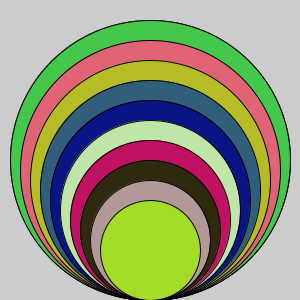
Frame 1 (no input)
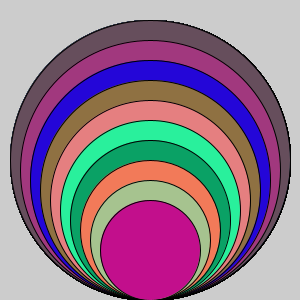
Frame 60 (the mouse pressed at the canvas centre just before this capture)
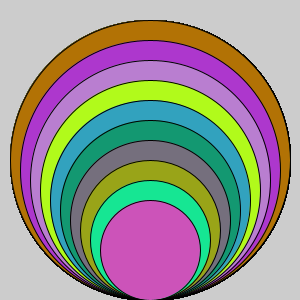
Frame 120 (the mouse held since frame 60 and released just before this capture)

The Processing sketch that drew these frames (run headless with seeded random() and noise(); from frame 60 on, the mouse is pressed at the canvas centre):

// Processing sketch: PawieOczko
// ── PawieOczko.pde
// W Processingu pętla główna działa automatycznie wewnątrz funkcji draw(), 
// co pozwala wyeliminować sztuczne opóźnienia typu Delay(50) i zapętlenia 
// while not IsEvent. 
// Funkcja ellipseMode(CORNERS) umożliwia rysowanie elips dokładnie według 
// współrzędnych przeciwległych rogów, tak jak robiono to w starych procedurach 
// graficznych Pascala.
// Tłumaczone przez Gemini.
/// @date 2026-10-09 (ostatnia modyfikacja)
/// @note Ze względu na wystepowanie polskich liter w identyfikatorach
///       nie działa w processingu 3.x
final int Skok = 10;

void setup() {
  size(300, 300);
  ellipseMode(CORNERS); // Dopasowanie trybu rysowania elipsy do Pascala (x1, y1, x2, y2)
  frameRate(20);        // Zastępuje opóźnienie Delay(50) — około 20 klatek na sekundę
  
  // Pierwsze narysowanie "pawiego oczka"
  Narysuj(150, 150, 150, 10);
}

void draw() {
  // Pętla draw() wykonuje się w nieskończoność (odpowiednik: While not IsEvent w Pascalu)
  Zmień(150, 150, 150, 10);
}

void wylosuj_wypełnienie() {
  float r = random(256);
  float g = random(256);
  float b = random(256);
  fill(r, g, b);
}

void Narysuj(int x, int y, int r, int s) {
  for (int i = 1; i <= s; i++) {
    wylosuj_wypełnienie();
    // Odpowiednik Pascalowego: Ellipse(x-r+i*Skok, y-r+i*Skok*2, x+r-i*Skok, y+r)
    ellipse(x - r + i * Skok, y - r + i * Skok * 2, x + r - i * Skok, y + r);
  }
}

void Zmień(int x, int y, int r, int s) {
  // Ponowne przerysowanie warstw z nowymi losowymi kolorami
  for (int i = 1; i <= s; i++) {
    wylosuj_wypełnienie();
    ellipse(x - r + i * Skok, y - r + i * Skok * 2, x + r - i * Skok, y + r);
  }
}
